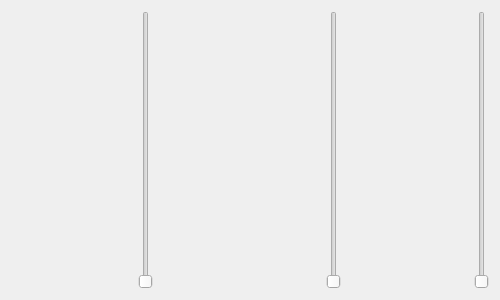
<?xml version="1.0" encoding="UTF-8"?>
<ui version="4.0">
 <class>frmRulerDouble</class>
 <widget class="QWidget" name="frmRulerDouble">
  <property name="geometry">
   <rect>
    <x>0</x>
    <y>0</y>
    <width>500</width>
    <height>300</height>
   </rect>
  </property>
  <property name="windowTitle">
   <string>Form</string>
  </property>
  <layout class="QHBoxLayout" name="horizontalLayout">
   <item>
    <widget class="RulerDouble" name="rulerDouble1" native="true">
     <property name="sizePolicy">
      <sizepolicy hsizetype="Preferred" vsizetype="Preferred">
       <horstretch>3</horstretch>
       <verstretch>0</verstretch>
      </sizepolicy>
     </property>
    </widget>
   </item>
   <item>
    <widget class="QSlider" name="verticalSlider1">
     <property name="orientation">
      <enum>Qt::Vertical</enum>
     </property>
    </widget>
   </item>
   <item>
    <widget class="RulerDouble" name="rulerDouble2" native="true">
     <property name="sizePolicy">
      <sizepolicy hsizetype="Preferred" vsizetype="Preferred">
       <horstretch>4</horstretch>
       <verstretch>0</verstretch>
      </sizepolicy>
     </property>
    </widget>
   </item>
   <item>
    <widget class="QSlider" name="verticalSlider2">
     <property name="orientation">
      <enum>Qt::Vertical</enum>
     </property>
    </widget>
   </item>
   <item>
    <widget class="RulerDouble" name="rulerDouble3" native="true">
     <property name="sizePolicy">
      <sizepolicy hsizetype="Preferred" vsizetype="Preferred">
       <horstretch>3</horstretch>
       <verstretch>0</verstretch>
      </sizepolicy>
     </property>
    </widget>
   </item>
   <item>
    <widget class="QSlider" name="verticalSlider3">
     <property name="maximum">
      <number>100</number>
     </property>
     <property name="orientation">
      <enum>Qt::Vertical</enum>
     </property>
    </widget>
   </item>
  </layout>
 </widget>
 <customwidgets>
  <customwidget>
   <class>RulerDouble</class>
   <extends>QWidget</extends>
   <header>rulerdouble.h</header>
   <container>1</container>
  </customwidget>
 </customwidgets>
 <resources/>
 <connections/>
</ui>
